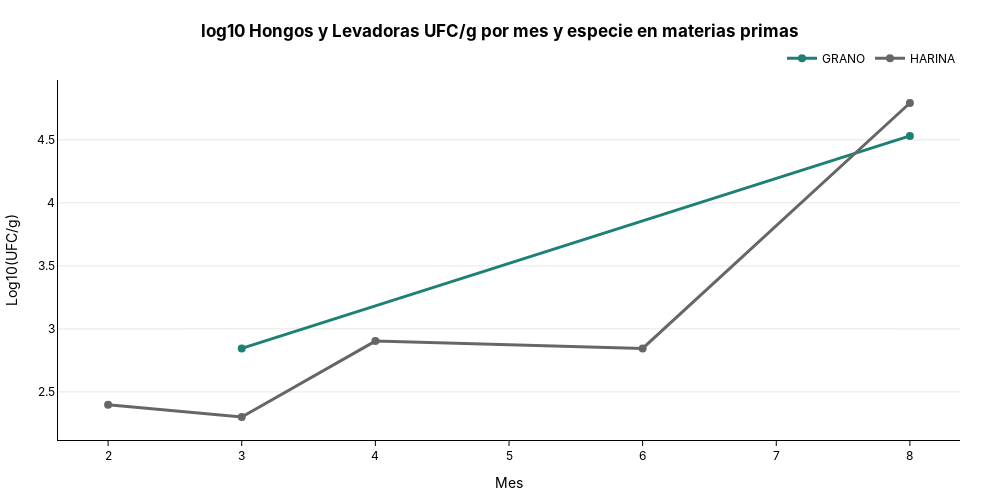

Notebook code cell kept with this figure:
### Code cell
fig = plot_line(
    mp_pres_date[mp_pres_date["log_yeasts_molds_cfu_g_num"].notnull()],
    x_col="month",
    y_col="log_yeasts_molds_cfu_g_num",
    group_col="packaging",
    title="log10 Hongos y Levadoras UFC/g por mes y especie en materias primas",
     x_title="Mes",
    y_title="Log10(UFC/g)",
)
fig.show()

### Figure 1 — Plotly figure (JSON) as saved in the notebook; plotly's stock layout.template omitted (floating-point values rounded to 4 significant figures)
{"data": [{"hovertemplate": "<b>month:</b> %{x}<br><b>GRANO:</b> %{y:.1f}<br><extra></extra>", "line": {"color": "#1C8074", "shape": "linear", "width": 3}, "marker": {"color": "#1C8074", "size": 8}, "mode": "lines+markers", "name": "GRANO", "type": "scatter", "x": [3, 8], "y": [2.845, 4.531]}, {"hovertemplate": "<b>month:</b> %{x}<br><b>HARINA:</b> %{y:.1f}<br><extra></extra>", "line": {"color": "#666666", "shape": "linear", "width": 3}, "marker": {"color": "#666666", "size": 8}, "mode": "lines+markers", "name": "HARINA", "type": "scatter", "x": [2, 3, 4, 6, 8], "y": [2.398, 2.301, 2.903, 2.845, 4.792]}], "layout": {"font": {"color": "black", "family": "Inter, Arial, sans-serif"}, "height": 500, "hovermode": "x unified", "legend": {"orientation": "h", "title": {"text": ""}, "x": 1, "xanchor": "right", "y": 1.02, "yanchor": "bottom"}, "margin": {"b": 40, "l": 40, "r": 40, "t": 80}, "paper_bgcolor": "rgba(0,0,0,0)", "plot_bgcolor": "rgba(0,0,0,0)", "title": {"text": "<b>log10 Hongos y Levadoras UFC/g por mes y especie en materias primas<b>", "x": 0.5, "xanchor": "center", "y": 0.95, "yanchor": "top"}, "width": 1000, "xaxis": {"linecolor": "black", "linewidth": 1, "showline": true, "tickcolor": "black", "ticks": "outside", "title": {"text": "Mes"}}, "yaxis": {"gridcolor": "rgba(0,0,0,0.1)", "linecolor": "black", "linewidth": 1, "showgrid": true, "showline": true, "title": {"text": "Log10(UFC/g)"}, "zeroline": true, "zerolinecolor": "rgba(0,0,0,0.2)"}}}
